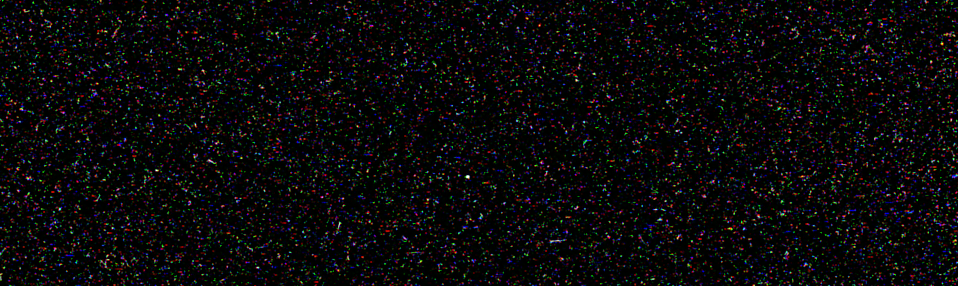
#> input picture image_sample_data/224MeV_10_000MU.png, 1916 x 572 px (shown at 1/2 size); its folder holds only this picture in this run
$ python -i GMM.py   (imports and definitions only)
#> lines starting #> are read from the running program, lines starting #| are printed output that depends on the picture; after the words box and inside, x2 and y2 are one past the last pixel; in counts of white or black regions, pixels touching at a corner belong together
import os
import cv2
import numpy as np
import pandas as pd
import seaborn as sns
import matplotlib.pyplot as plt
from sklearn.preprocessing import StandardScaler
from sklearn.mixture import GaussianMixture
from sklearn.decomposition import PCA

"""
    Gaussian Mixture Model, including Principal Analysis Component for visualisation.
"""


def load_images_from_folder(folder):
    image_paths = []
    for filename in os.listdir(folder):
        if filename.endswith(".png"):
            image_paths.append(os.path.join(folder, filename))
    return image_paths

def extract_track_features(image):
    features = {
        'lengths': [],
        'widths': [],
        'total_intensity': [],
        'activated_pixels': []
    }
    _, thresh = cv2.threshold(image, 30, 255, cv2.THRESH_BINARY)
    contours, _ = cv2.findContours(thresh, cv2.RETR_EXTERNAL, cv2.CHAIN_APPROX_SIMPLE)

    for contour in contours:

        length = cv2.arcLength(contour, closed=False)
        features['lengths'].append(length)


        _, _, w, h = cv2.boundingRect(contour)
        width = min(w, h)
        features['widths'].append(width)

        mask = np.zeros_like(image)
        cv2.drawContours(mask, [contour], -1, 255, -1)
        activated_pixels = np.sum(mask == 255)
        total_intensity = np.sum(image[mask == 255])

        features['activated_pixels'].append(activated_pixels)
        features['total_intensity'].append(total_intensity)

    return features

def extract_features(image_path):
    image = cv2.imread(image_path, cv2.IMREAD_GRAYSCALE)
    track_features = extract_track_features(image)

    lengths = np.mean(track_features['lengths'])
    widths = np.mean(track_features['widths'])


    total_intensity = np.sum(track_features['total_intensity'])
    activated_pixels = np.sum(track_features['activated_pixels'])

    return [lengths, widths, total_intensity, activated_pixels]

def plot_feature_pairs(features, labels):
    df = pd.DataFrame(features, columns=['Length', 'Width', 'Total Intensity', 'Activated Pixels'])
    df['Cluster'] = labels
    pairplot = sns.pairplot(df, hue='Cluster', vars=['Length', 'Width', 'Total Intensity', 'Activated Pixels'])
    pairplot.fig.suptitle("Pairwise Feature Relationships", y=1.08)
    plt.show()

def plot_clusters_2d(features, labels, title):
    pca = PCA(n_components=2)
    reduced_features = pca.fit_transform(features)

    df = pd.DataFrame(reduced_features, columns=['Component 1', 'Component 2'])
    df['Cluster'] = labels

    plt.figure(figsize=(10, 8))
    sns.scatterplot(data=df, x='Component 1', y='Component 2', hue='Cluster', palette='viridis', s=100, alpha=0.7, edgecolor='k')
    plt.title(title)
    plt.xlabel('Component 1')
    plt.ylabel('Component 2')
    plt.legend(title='Cluster')
    plt.grid(True)
    plt.show()


image_directory = '2-sodium'
# [1 line that did not run here, left out]

all_features = []
# [3 lines not run here, left out]
all_features_array = np.array(all_features)

# normalization
scaler = StandardScaler()
# [1 line that did not run here, left out]

# gausian mixture model
gmm = GaussianMixture(n_components=3, random_state=42)
# [1 line that did not run here, left out]

# [1 line not run here, left out]
#plot_clusters_2d(all_features_normalized, labels, "GMM Clustering with PCA")

>>> import cv2
>>> picture = cv2.imread('../image_sample_data/224MeV_10_000MU.png', cv2.IMREAD_GRAYSCALE)
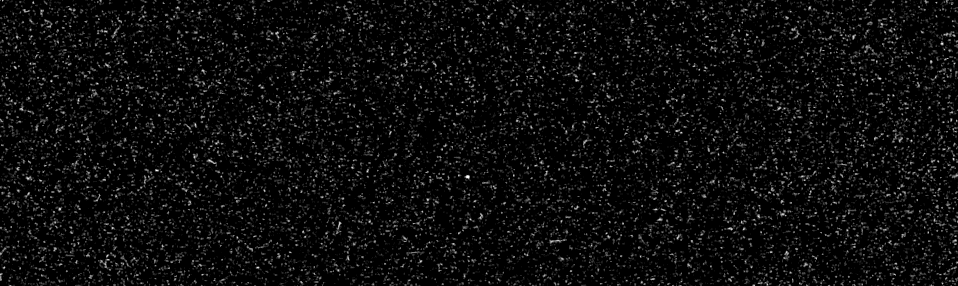
#> picture: shape (572, 1916) (shown at 1/2 size); min 0, max 255, mean 12.4
>>> result = extract_track_features(picture)
#> in extract_track_features, `_, thresh = cv2.threshold(image, 30, 255, cv2.THRESH_BINARY)`:
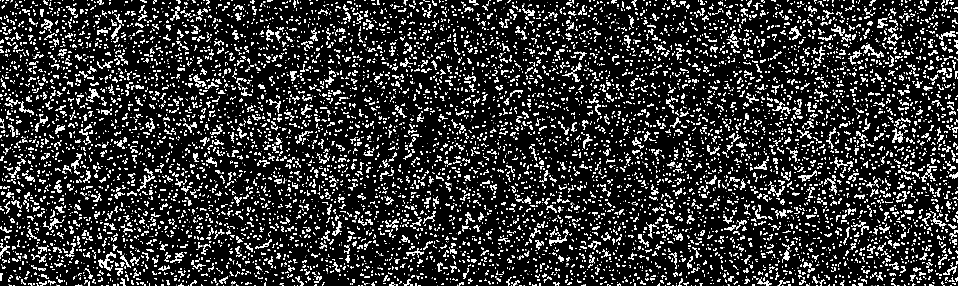
#> thresh: shape (572, 1916) (shown at 1/2 size); 13.7% white in thin lines or dots
#> in extract_track_features, `contours, _ = cv2.findContours(thresh, cv2.RETR_EXTERNAL, cv2.CHAIN_AP..`: contours = 9727 contours, 8640 with area under 20; largest, box (x1, y1, x2, y2) and area: (1722, 89, 1768, 116) 237, (1784, 257, 1806, 286) 200, (196, 517, 222, 542) 155, (1098, 475, 1134, 487) 137, (70, 233, 96, 263) 136
#> the loop in extract_track_features, `for contour in contours: ` made 9727 passes
#> (contour, length, w, h, width, activated_pixels, total_intensity) on passes 1 to 3: ([[1886, 571], [1889, 571]], 3, 4, 1, 1, 4, 321), ([[1799, 571]], 0, 1, 1, 1, 1, 39), ([[1794, 571], [1797, 571]], 3, 4, 1, 1, 4, 294)
#> after the loop in extract_track_features, `for contour in contours:`:
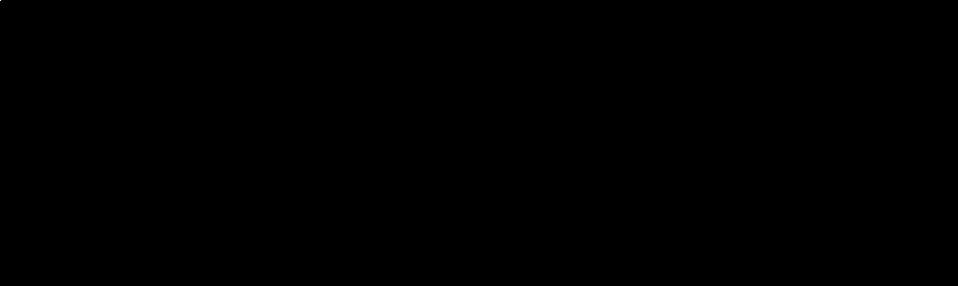
#> mask: shape (572, 1916) (shown at 1/2 size); 0% white in thin lines or dots, all inside (x1, y1, x2, y2) = (0, 0, 2, 2)
#> result = 4 items
